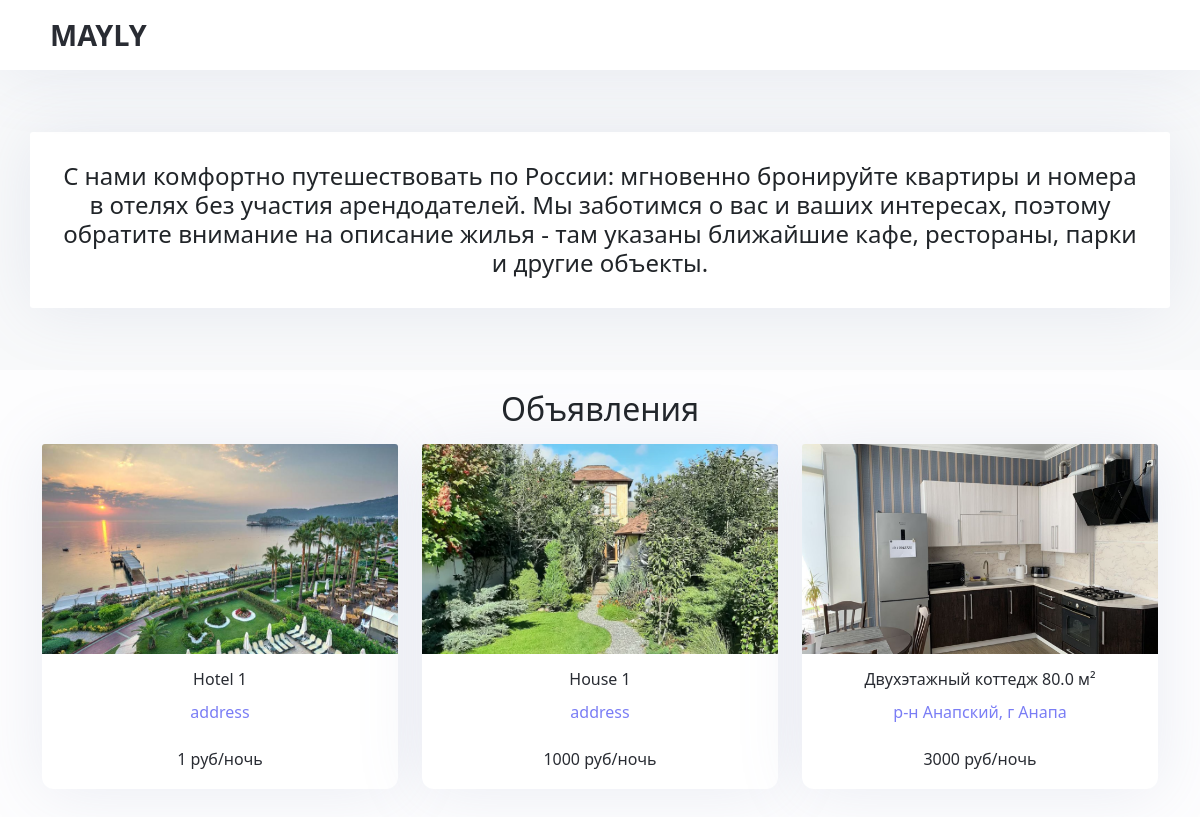
The app's page / (signed in) with its own data.
### main_app/models.py (models this page shows, shortened)
class Apartment(models.Model):
    TYPE_CHOICES = (
        ('Flat', 'Квартира/Дом'),
        ('Hotel', 'Отель'),
        ('Room_in_hotel', 'Номер'),
        ('Room', 'Комната'),
    )
    type = models.CharField("Тип", choices=TYPE_CHOICES, default='', max_length=50)
    name = models.CharField("Название", default='', null=True, blank=True, max_length=250)
    description = models.TextField("Описание", default='', blank=True)
    is_full = models.BooleanField("Заполненно?", default=False)
    hotel_id = models.CharField("hotel_id", default='', blank=True, max_length=50)
    address = models.TextField("Адрес", default='', blank=True)
    cost = models.IntegerField('Цена', default=1)
    owner_email = models.EmailField('Email хозяина', default='', blank=True)
    are_we_intermediary = models.BooleanField("Мы посредник?", default=False)
    owner_contacts = models.TextField('Контакты хозяина', default='', blank=True)

class Gallery(models.Model):
    image = models.ImageField(upload_to='gallery')
    apartment = models.ForeignKey(Apartment, on_delete=models.CASCADE, related_name='images')

### main_app/views.py (the view)
# urls.py: path('', views.index, name='index'),
def index(request):
    res_data = {'apartments': Apartment.objects.filter(is_full=False).exclude(type='Room_in_hotel')}
    return render(request, 'main_app/index.html', res_data)

### templates/main_app/index.html (shortened to what this page needs)
{% extends 'base.html' %}
{% load static %}
{% block links %}
    <link rel="stylesheet" href="{% static 'css/slimselect.min.css' %}">
    <link rel="stylesheet" href="{% static 'css/main_app/index.css' %}">
{% endblock links %}
{% block content %}
    <div class="about-us-box">
        <div class="box">
            <h4 class="text-center">С нами комфортно путешествовать по России: мгновенно бронируйте квартиры и номера в отелях без участия арендодателей. Мы заботимся о вас и ваших интересах, поэтому обратите внимание на описание жилья - там указаны ближайшие кафе, рестораны, парки и другие объекты.</h4>
        </div>
    </div>
    <div class="container">
        <h2 class="text-center mb-3">Объявления</h2>
        <div class="row">
            {% for apartment in apartments %}
                <a href="/advertisement/{{ apartment.id }}" class="col-12 col-md-6 col-lg-4 col-xxl-3 mb-5" style="cursor: pointer;">
                    <div class="card advertisement-card" style="width: 18rem;">
                        {% with apartment.images.all|first as img %}
                            <div class="img-box">
                                <img src="{{ img.image.url }}" class="card-img-top" alt="...">
                            </div>
                        {% endwith %}
                        <div class="card-body">
                            <h6 class="card-title name">{{ apartment.name }}</h6>
                            <p class="card-text address-box">
                                <span class="address">{{ apartment.address }}</span>
                            </p>
                            <h6 class="card-title cost">{{ apartment.cost }} руб/ночь</h6>
                        </div>
                    </div>
                </a>
            {% empty %}
                <h3 class="text-center">В данный момент все жильё к сожалению занято</h3>
            {% endfor %}
        </div>
    </div>
{% endblock content %}

### static/css/main_app/index.css (style rules this page uses)
html, body { position: relative; margin: 0; padding: 0; min-height: 100vh; background: #FDFDFE; }
a { text-decoration: none; color: inherit; cursor: pointer; }
h1, h2, h3, h4, h5 { padding: 0; margin: 0; }
.advertisement-card { position: relative; min-height: 345px; max-height: 345px; box-shadow: 0 2px 66px rgba(125, 143, 179, 0.15); border-radius: 12px; border: 0px solid; min-width: 100%; background: #ffffff; padding: 0; text-align: center; }
.advertisement-card .img-box { min-height: 210px; max-height: 210px; }
.advertisement-card .img-box img { object-fit: cover; min-height: 210px; max-height: 210px; }
.advertisement-card .name { color: #292C33; max-height: 45px; min-height: 30px; overflow: hidden; margin-bottom: 0; }
.advertisement-card .address-box { margin: 0 0 5px; max-height: 45px; min-height: 45px; overflow: hidden; color: #424347; }
.advertisement-card .address-box .address { color: #7A7DF5; }
.advertisement-card .cost { color: #292C33; max-height: 30px; min-height: 30px; overflow: hidden; margin-bottom: 0; }
.box { padding: 30px; border-radius: 3px; background-color: #ffffff; box-shadow: 0 2px 66px rgba(125, 143, 179, 0.15); }
.about-us-box { padding: 30px; min-height: 300px; background: #F8F9FA; margin-bottom: 20px; display: flex; justify-content: center; align-items: center; }

### records on screen
Apartment: image (picture), name "Hotel 1", address "address", cost "1"
Apartment: image (picture), name "House 1", address "address", cost "1000"
Apartment: image (picture), name "Двухэтажный коттедж 80.0 м²", address "р-н Анапский, г Анапа", cost "3000"
